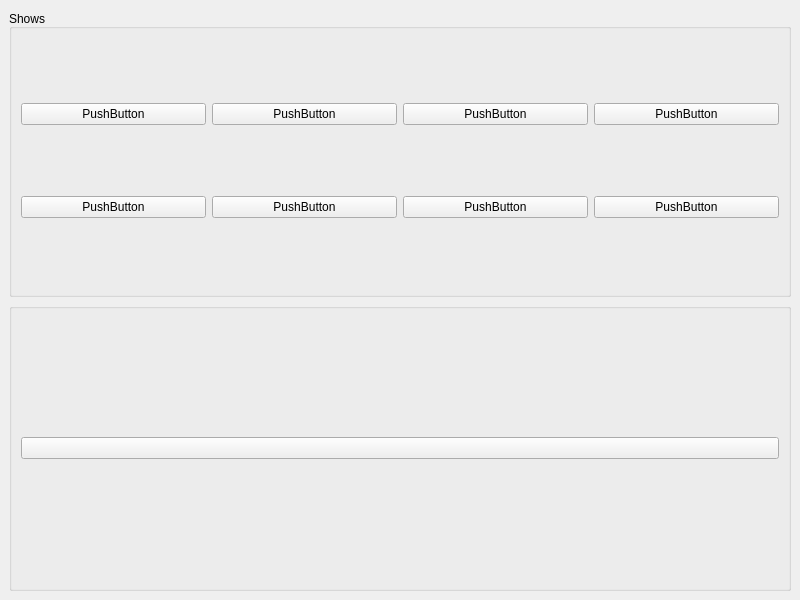
<?xml version="1.0" encoding="UTF-8"?>
<ui version="4.0">
 <class>MainWindow</class>
 <widget class="QMainWindow" name="MainWindow">
  <property name="geometry">
   <rect>
    <x>0</x>
    <y>0</y>
    <width>800</width>
    <height>600</height>
   </rect>
  </property>
  <property name="windowTitle">
   <string>MainWindow</string>
  </property>
  <widget class="QWidget" name="centralwidget">
   <layout class="QVBoxLayout" name="verticalLayout">
    <item>
     <widget class="QGroupBox" name="groupBox">
      <property name="title">
       <string>Shows</string>
      </property>
      <property name="alignment">
       <set>Qt::AlignBottom|Qt::AlignLeading|Qt::AlignLeft</set>
      </property>
      <layout class="QGridLayout" name="gridLayout">
       <item row="1" column="2">
        <widget class="QPushButton" name="pushButton_7">
         <property name="text">
          <string>PushButton</string>
         </property>
        </widget>
       </item>
       <item row="1" column="0">
        <widget class="QPushButton" name="pushButton_5">
         <property name="text">
          <string>PushButton</string>
         </property>
        </widget>
       </item>
       <item row="1" column="3">
        <widget class="QPushButton" name="pushButton_8">
         <property name="text">
          <string>PushButton</string>
         </property>
        </widget>
       </item>
       <item row="1" column="1">
        <widget class="QPushButton" name="pushButton_6">
         <property name="text">
          <string>PushButton</string>
         </property>
        </widget>
       </item>
       <item row="0" column="2">
        <widget class="QPushButton" name="pushButton_3">
         <property name="text">
          <string>PushButton</string>
         </property>
        </widget>
       </item>
       <item row="0" column="3">
        <widget class="QPushButton" name="pushButton_4">
         <property name="text">
          <string>PushButton</string>
         </property>
        </widget>
       </item>
       <item row="0" column="1">
        <widget class="QPushButton" name="pushButton_2">
         <property name="text">
          <string>PushButton</string>
         </property>
        </widget>
       </item>
       <item row="0" column="0">
        <widget class="QPushButton" name="pushButton">
         <property name="text">
          <string>PushButton</string>
         </property>
        </widget>
       </item>
      </layout>
     </widget>
    </item>
    <item>
     <widget class="QGroupBox" name="groupBox_2">
      <layout class="QVBoxLayout" name="verticalLayout_2">
       <item>
        <widget class="QPushButton" name="pushButton_10">
         <property name="text">
          <string/>
         </property>
         <property name="icon">
          <iconset resource="qt.qrc">
           <normaloff>:/newPrefix/batman.jpg</normaloff>:/newPrefix/batman.jpg</iconset>
         </property>
         <property name="iconSize">
          <size>
           <width>256</width>
           <height>144</height>
          </size>
         </property>
        </widget>
       </item>
      </layout>
     </widget>
    </item>
   </layout>
  </widget>
  <widget class="QMenuBar" name="menubar">
   <property name="geometry">
    <rect>
     <x>0</x>
     <y>0</y>
     <width>800</width>
     <height>23</height>
    </rect>
   </property>
  </widget>
 </widget>
 <resources>
  <include location="qt.qrc"/>
 </resources>
 <connections/>
</ui>
